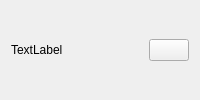
<?xml version="1.0" encoding="UTF-8"?>
<ui version="4.0">
 <class>Elpida::ListItemWithButton</class>
 <widget class="QWidget" name="Elpida::ListItemWithButton">
  <property name="styleSheet">
   <string notr="true">QLabel {
background-color: transparent;
}</string>
  </property>
  <layout class="QHBoxLayout" name="horizontalLayout">
   <item>
    <widget class="QLabel" name="lblName">
     <property name="sizePolicy">
      <sizepolicy hsizetype="Expanding" vsizetype="Preferred">
       <horstretch>0</horstretch>
       <verstretch>0</verstretch>
      </sizepolicy>
     </property>
     <property name="text">
      <string>TextLabel</string>
     </property>
    </widget>
   </item>
   <item>
    <widget class="QPushButton" name="pbButton">
     <property name="icon">
      <iconset>
       <normaloff>:/Wrench.svg</normaloff>:/Wrench.svg</iconset>
     </property>
    </widget>
   </item>
  </layout>
 </widget>
 <resources/>
 <connections/>
</ui>
